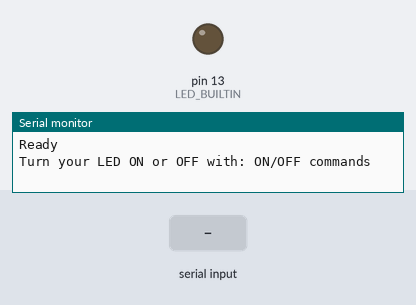
A sketch run on a simulated Arduino Uno, built with avr-gcc and run on an emulated ATmega328P. Parts: output pins drawn as LEDs (lit = HIGH), the last lines printed to the serial monitor. The inputs (shaded band) are chosen by the test bench.

Above: at 1.3 s.
1.4 s: "ON" received over Serial
At 3.7 s:
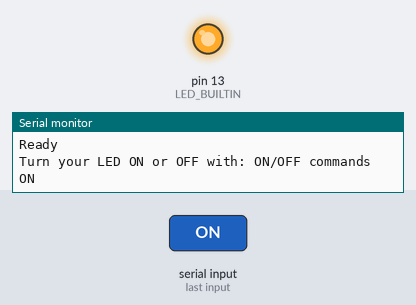
4.0 s: "OFF" received over Serial
At 5.8 s:
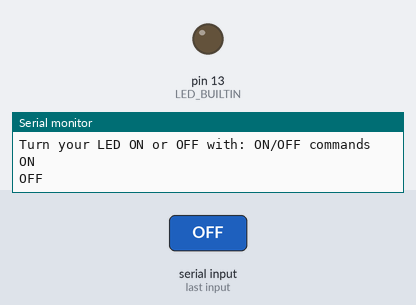
Timing chart, 0 to 7.3 s (numbered marks = the images above; inputs shaded):
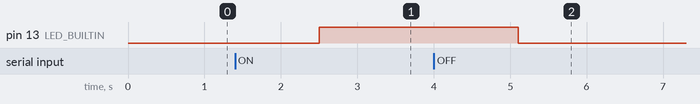

Measured:
- after the input at 1.4 s, pin 13 (LED_BUILTIN): LOW → HIGH after 1.1 s
- after the input at 4.0 s, pin 13 (LED_BUILTIN): HIGH → LOW after 1.1 s

The sketch:

pyserial_example_3.ino
```cpp
void setup() {
pinMode(LED_BUILTIN, OUTPUT);
Serial.begin(9600); // set the baud rate
Serial.println("Ready"); // print "Ready" once
delay(100);
Serial.println("Turn your LED ON or OFF with: ON/OFF commands");
}
void loop() {
String str;
if(Serial.available()){ // only send data back if data has been sent
str = Serial.readString(); // read the incoming data
Serial.println(str); // send the data back in a new line so that it is not all one long line
}
delay(100); // delay for 1/10 of a second
if (str.indexOf("ON") > -1){
  digitalWrite(LED_BUILTIN, HIGH);
}else if (str.indexOf("OFF") > -1){
  digitalWrite(LED_BUILTIN, LOW);
  }
}
```
